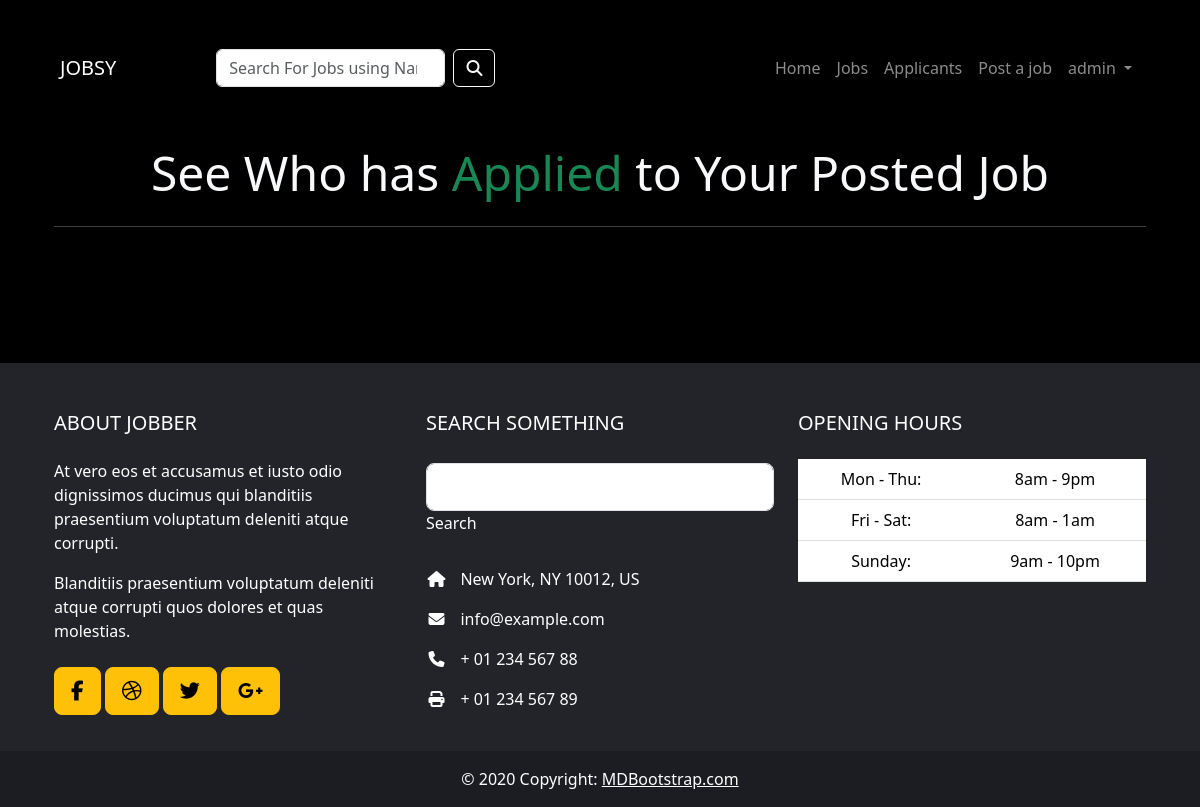
Page /Employer/seeApplications (signed in) on the earlier database version.
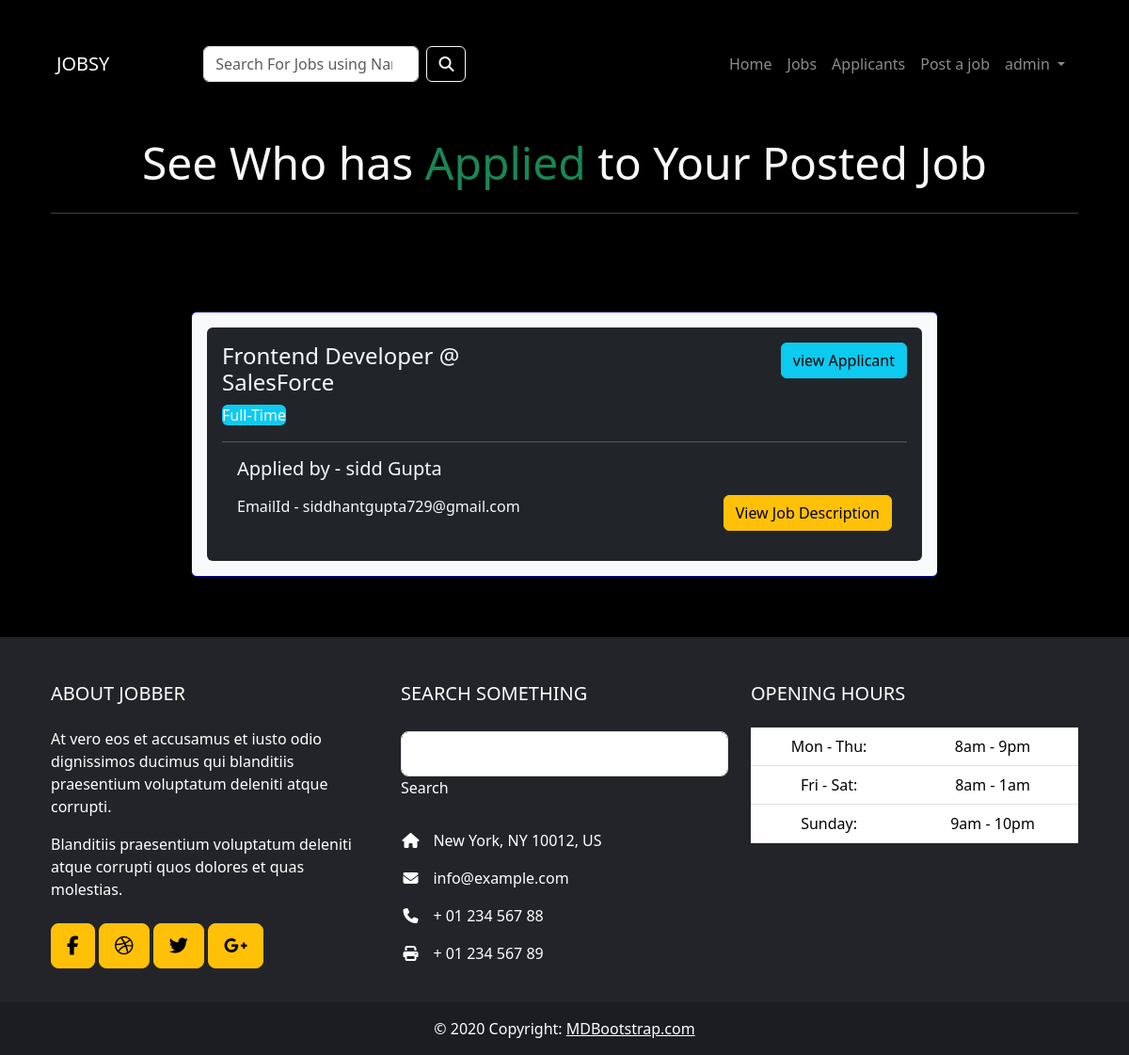
Same page on the later database version.
### Employer/models.py (models this page shows, shortened)
class JobApplicant(models.Model):
    gender_choice = [
        ("M","Male"),
        ("F",'Female'),
        ("O","Other")
    ]
    user = models.ForeignKey(CustomUser , on_delete=models.CASCADE,related_name="jobseeker")
    author = models.ForeignKey(CustomUser,on_delete=models.CASCADE,related_name="employer")
    job = models.ForeignKey(PostJob,on_delete=models.CASCADE)
    first_name = models.CharField(max_length=50,default="")
    last_name = models.CharField(max_length=50,default="")
    address = models.CharField(max_length=200,default="")
    city = models.CharField(max_length=20,default="")
    state = models.CharField(max_length=20,default="")
    zip = models.IntegerField()
    gender = models.CharField(choices=gender_choice,max_length=20)
    skills = models.CharField(max_length=200,default="")
    resume = models.FileField(upload_to="Resume")
    is_applied = models.BooleanField(default=False)
    created_at = models.DateTimeField(auto_now_add=True)

class PostJob(models.Model):
    employment_choice = [
        ('Internship','InterShip'),
        ('PartTime','PartTime'),
        ('Fulltime','FullTime')
    ]
    user = models.ForeignKey(CustomUser,on_delete=models.CASCADE)
    job_title = models.CharField(max_length=200,default="")
    job_desc = models.TextField()
    location = models.CharField(max_length=300,default="")
    Employment_Type = models.CharField(choices=employment_choice,max_length=20)
    salary = models.ForeignKey(Salary,on_delete=models.CASCADE)
    skills = models.ManyToManyField(Skill,related_name="skills")
    company_name = models.CharField(max_length=50,default="")
    company_info = models.TextField()
    deadline = models.DateTimeField()
    expired = models.BooleanField(default=False)
    slug = models.SlugField(max_length=100, unique=True, blank=True)
    created_at = models.DateTimeField(auto_now_add=True)

### account/models.py (models this page shows)
class CustomUser(AbstractUser):
    is_employer = models.BooleanField("Is_Employer",default=False)
    is_jobseeker = models.BooleanField("Is_JobSeeker",default=False)

### Employer/views.py (the view)
# urls.py: path('seeApplications',views.Applicants,name="applicants"),
@login_required(login_url="login")
@employer_required
def Applicants(request):
    applications = JobApplicant.objects.filter(author = request.user).order_by('-created_at')
    cntxt = {
        'applicants':applications
    }
    return render(request,"Employer/Applicants.html",cntxt)

### templates/Employer/Applicants.html (shortened to what this page needs)
{% extends "main/base.html" %}
{% load static %}
{% block css %}
<link rel="stylesheet" href="{% static "/css/home.css" %}">
{% endblock css %}
{% block body %}
<section class="bg-black text-light need">
    <div class="container p-4">
        <div class="row text-center">
            <h1 class="display-5">See Who has<span class="text-success"> Applied</span> to Your Posted Job</h1>
        </div>
        <hr class="bg-white">
    </div>
</section>
<section class="bg-black text-light p-5">
    <div class="container d-flex justify-content-center">
        <div class="row col-lg-12 d-flex justify-content-center">
            {% for app in applicants %}
            <div class="col-md-9 m-2 p-2">
                <div class="card p-3 bg-light text-light" style="background-color:white; border-color:darkblue;">
                    <div class="bg-dark rounded">
                        <div class="card-body">
                            <div>
                                <div class="row">
                                    <div class="col">
                                        <h4 class="card-title">{{app.job.job_title}} @ {{app.job.company_name}}</h4>
                                    </div>
                                    <div class="col text-end">
                                        <a href="{% url "Employer:viewapplicant" app.id %}" class="btn btn-info">view Applicant</a>
                                    </div>
                                </div>
                                {% if app.job.Employment_Type == 'I' %}
                                <badge class="bg-danger rounded">Internship</badge>
                                {% elif app.job.Employment_Type == 'P' %}
                                <badge class="bg-primary rounded">Part-Time</badge>
                                {% else %}
                                <badge class="bg-info rounded">Full-Time</badge>
                                {% endif %}
                            </div>
                            <hr>
                            <h5 class="card-text m-3">Applied by - {{app.first_name}} {{app.last_name}}</h5>
                            <div class="d-flex m-3">
                                <div class="col">
                                    EmailId - {{app.user.email}}
                                </div>
                                <div class="col text-end">
                                    <a href="{% url "jobdetail" app.job.slug %}" class="btn btn-warning">View Job Description</a>
                                </div>
                            </div>
                        </div>
                    </div>
                </div>
            </div>
            {% endfor %}
        </div>
    </div>
</section>
{% endblock body %}

Differences in the rows shown:
added JobApplicant: job.job_title "Frontend Developer", job.company_name "SalesForce", shows "Full-Time", first_name "sidd", last_name "Gupta", user.email "siddhantgupta729@gmail.com"
